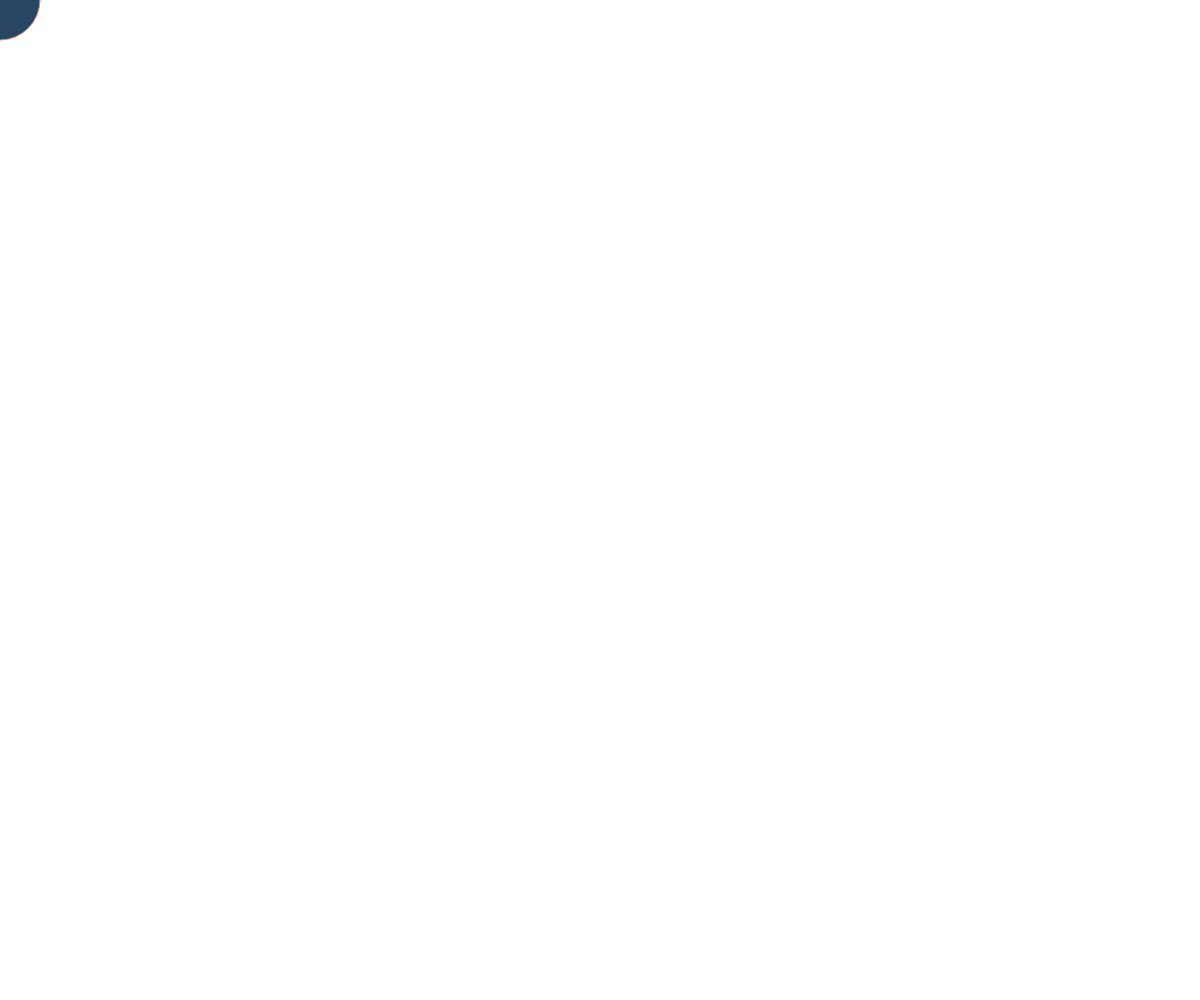
Frame 1 (no input)
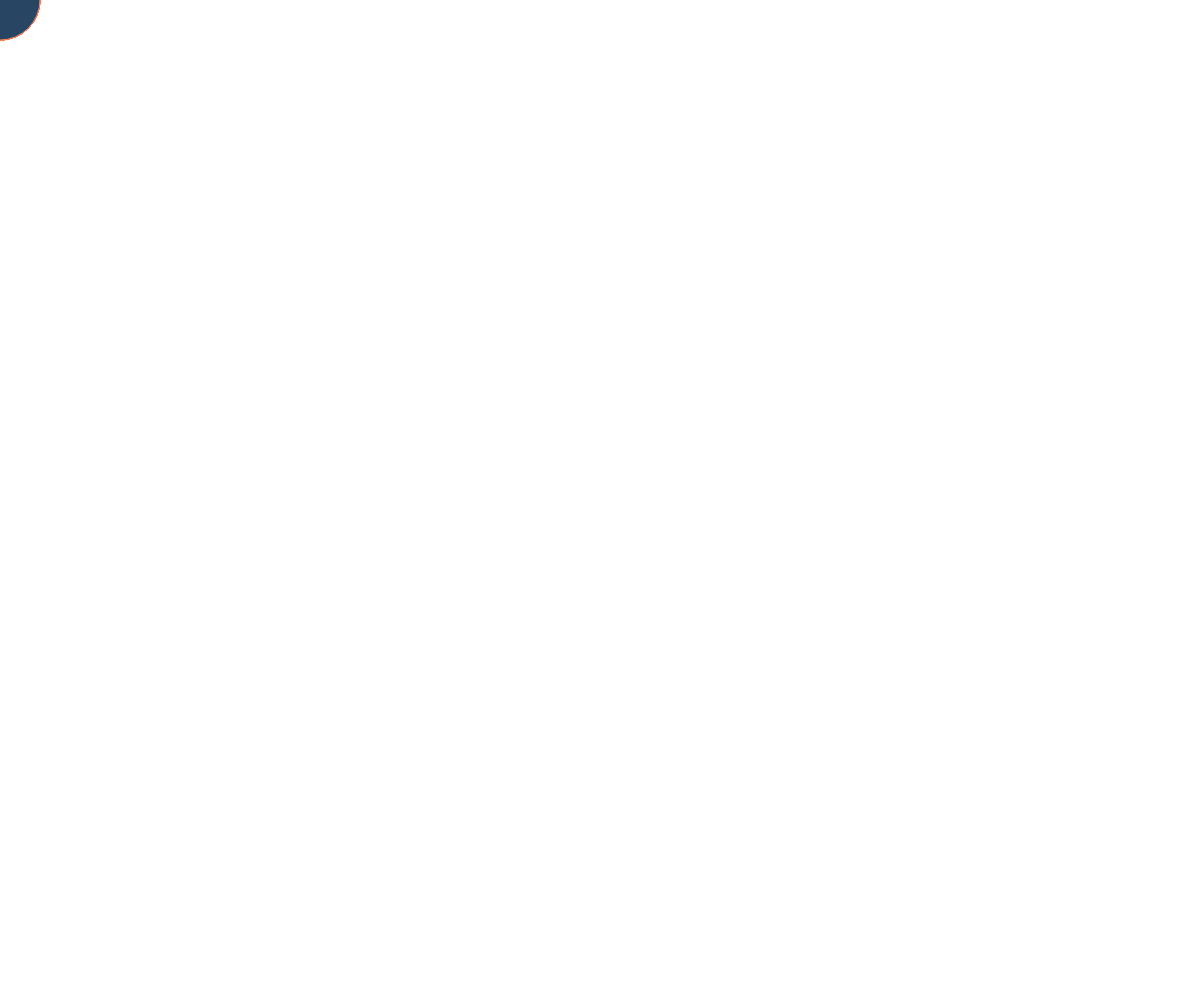
Frame 60 (no input)
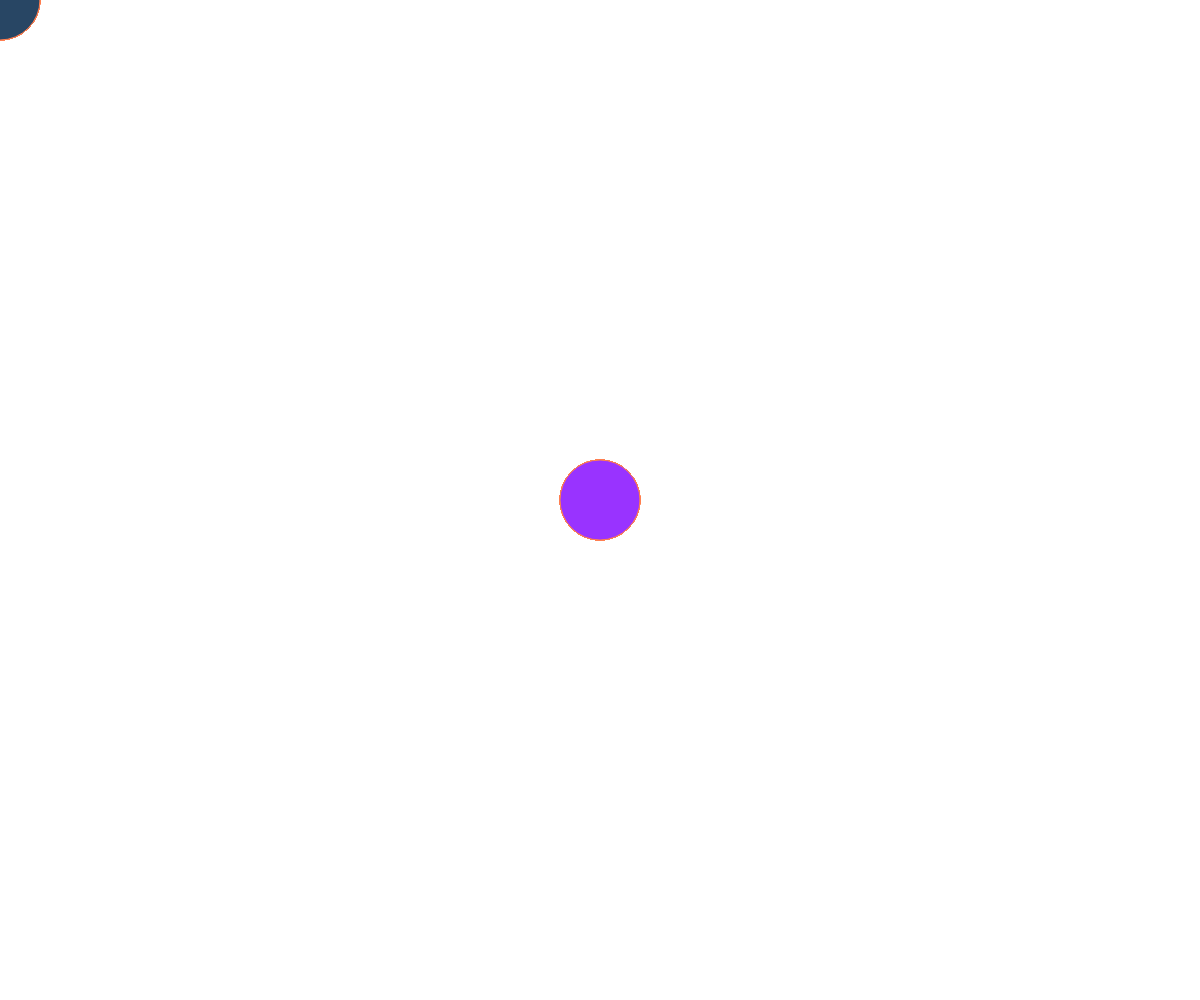
Frame 120 (the mouse pressed at the canvas centre since frame 60)

The p5.js sketch that drew these frames (run headless with seeded random() and noise() and a simulated clock; from frame 60 on, the mouse is pressed at the canvas centre):

// p5.js sketch
// ── sketch.js
function setup() {
  canvas = createCanvas(window.innerWidth, window.innerHeight);
}

function draw() {
  stroke(255,127,80);
  fill(40,70,100);
  if (mouseIsPressed) {
    fill(153,51,255);
}
if (keyIsPressed) {
    fill(0,204,102);
}
  ellipse(mouseX,mouseY,80,80);
}
